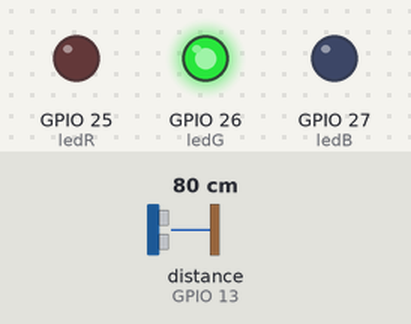
Bench run of a sketch on a simulated ESP32. Parts: output pins drawn as LEDs (lit = HIGH). Wiring (inferred from the names in the program): ultrasonic range finder: trigger GPIO 14; echo GPIO 13. Inputs (shaded band) come from the test bench; at power-on: distance to the obstacle (sensor on GPIO 13) 80 cm. The echo pulse lasts 58.3 µs per cm; pins used as bus, display or sensor lines are not drawn; what the sketch prints to the serial monitor is not drawn.

Above: at 1.2 s.
1.3 s: distance to the obstacle (sensor on GPIO 13) set to 2 cm
At 2.4 s:
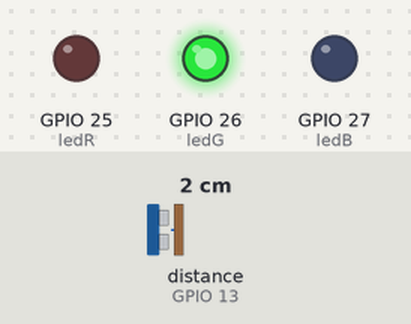
2.9 s: distance to the obstacle (sensor on GPIO 13) set to 18 cm
At 3.8 s:
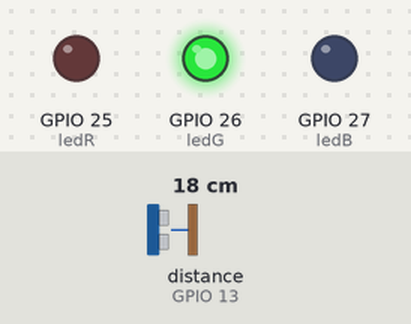
Timing chart, 0 to 5.9 s (numbered marks = the images above; inputs shaded):
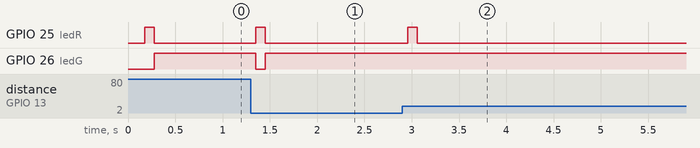

Measured:
- after the input at 1.3 s, GPIO 25 (ledR): LOW → HIGH after 0.05 s, → LOW 0.10 s later; GPIO 26 (ledG): HIGH → LOW after 0.05 s, → HIGH 0.10 s later
- after the input at 2.9 s, GPIO 25 (ledR): LOW → HIGH after 0.06 s, → LOW 0.10 s later

The sketch:

codigo_dessa_bosta.ino
```cpp
  const int ledR = 25;
  const int ledG = 26;
  const int ledB = 27;

  const int trigPin = 14;
  const int echoPin = 13;

  float duracao, distancia = 0.0, ultimaDistancia = 0.0, difeDistancia;
  unsigned long tempoAtual = 0.0, ultimoTempo = 0.0;

  void setup() {

    Serial.begin(115200);

    pinMode(trigPin, OUTPUT);
    pinMode(echoPin, INPUT);

    pinMode(ledR, OUTPUT);
    pinMode(ledG, OUTPUT);
    pinMode(ledB, OUTPUT);

  }

const unsigned long intervalo = 100; // ms

void loop() {
  tempoAtual = millis();
  float difeTempo = tempoAtual - ultimoTempo;

  if (difeTempo >= intervalo) {

    distancia = lerDistanciaFiltrada();

    float difeTempo = intervalo / 1000.0; // FIXO

    difeDistancia = distancia - ultimaDistancia;

    float velocidade = (difeDistancia / difeTempo) / 100;

    float velocidadeABS = abs(velocidade);

    if(velocidadeABS < .75){
      setColor(0, 255, 0);
    }else if(velocidadeABS < 1.75){
      setColor(255, 255, 0);
    }else {
      setColor(255, 0, 0);
    }

    Serial.println(velocidade);

    ultimaDistancia = distancia;
    ultimoTempo = tempoAtual;
  }
}

  float lerDistanciaFiltrada() {
    float soma = 0;
    int n = 5;

    for(int i=0; i<n; i++){
      digitalWrite(trigPin, LOW);
      delayMicroseconds(5);
      digitalWrite(trigPin, HIGH);
      delayMicroseconds(10);
      digitalWrite(trigPin, LOW);

      long duracao = pulseIn(echoPin, HIGH, 30000);
      float d = duracao * 0.034 / 2;

      soma += d;
      delay(10);
    }

    return soma / n;
  }

  void setColor(int R, int G, int B){
    analogWrite(ledR, R);
    analogWrite(ledG, G);
    analogWrite(ledB, B);
  }
```
